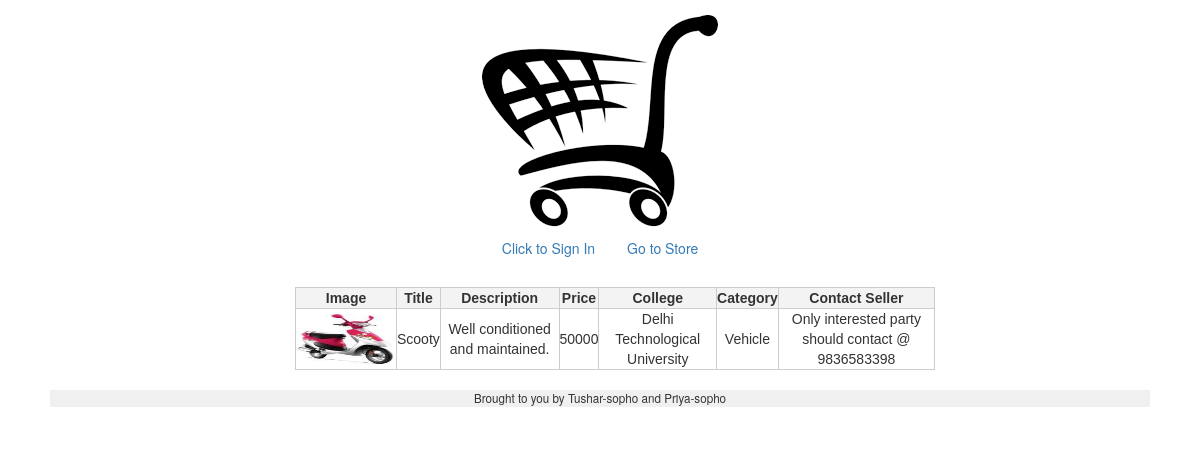
Page /seller.php?id=31 on the committed database.
### tables this page shows
CREATE TABLE IF NOT EXISTS `Item` (
  `I_id` int(11) NOT NULL AUTO_INCREMENT,
  `Title` varchar(50) NOT NULL,
  `Description` varchar(200) NOT NULL,
  `Uid` int(11) NOT NULL,
  `Ca_id` int(11) NOT NULL,
  `Contact` varchar(150) NOT NULL,
  `Price` mediumint(9) NOT NULL COMMENT 'If price =0 => for donation',
  `Image` varchar(100) NOT NULL,
  PRIMARY KEY (`I_id`)
);

CREATE TABLE IF NOT EXISTS `College` (
  `Cid` varchar(10) NOT NULL,
  `Name` varchar(50) NOT NULL,
  PRIMARY KEY (`Cid`)
);

CREATE TABLE IF NOT EXISTS `Category` (
  `Ca_id` int(11) NOT NULL AUTO_INCREMENT,
  `Cname` varchar(20) NOT NULL,
  PRIMARY KEY (`Ca_id`),
  UNIQUE KEY `Cname` (`Cname`)
);

### views/seller.php (the view, shortened to what this page needs)
   <div class="container">
    <table style="margin-left:auto; margin-right:auto; color: #333; font-family: Helvetica, Arial, sans-serif; width: 640px; border-collapse:collapse; border-spacing: 0;" >
            <tr>
                <th style="border: 1px solid #CCC; background: #F3F3F3; font-weight: bold; text-align:center;">Image</th>
                <th style="border: 1px solid #CCC; background: #F3F3F3; font-weight: bold; text-align:center;">Title</th>
                <th style="border: 1px solid #CCC; background: #F3F3F3; font-weight: bold; text-align:center;">Description</th>
                <th style="border: 1px solid #CCC; background: #F3F3F3; font-weight: bold; text-align:center;">Price</th>
                <th style="border: 1px solid #CCC; background: #F3F3F3; font-weight: bold; text-align:center;">College</th>
                <th style="border: 1px solid #CCC; background: #F3F3F3; font-weight: bold; text-align:center;">Category</th>
                <th style="border: 1px solid #CCC; background: #F3F3F3; font-weight: bold; text-align:center;">Contact Seller</th>
            </tr>
            <?php while ($r = mysql_fetch_assoc($rows)): ?>
              <?php
                  $uid = $r["Uid"];
                  $ca_id = $r["Ca_id"];
                  $query1="Select Name FROM College where Cid = ( SELECT Cid from Account where UID = '$uid')";
                  $query2= "Select Cname FROM Category where Ca_id = $ca_id";
                  ?>
                   <tr>
                    <td style="border: 1px solid #CCC;"><?= "<img src=\"".$r["Image"]."\" width=100px height=50px >" ?> </td>
                    <td style="border: 1px solid #CCC;"><?= $r["Title"] ?></td>
                    <td style="border: 1px solid #CCC;"><?= $r["Description"] ?></td>
                    <td style="border: 1px solid #CCC;"><?= $r["Price"] ?></td>
                    <td style="border: 1px solid #CCC;"><?php $name = mysql_query($query1);
                      $clg= mysql_fetch_assoc($name);
                      echo $clg["Name"];
                      ?></td>
                    <td style="border: 1px solid #CCC;"><?php $name = mysql_query($query2);
                      $ctg= mysql_fetch_assoc($name);
                      echo $ctg["Cname"];
                      ?></td>
                    <td style="border: 1px solid #CCC;"><?= $r["Contact"] ?></td>
                </tr>
            <?php endwhile ?>
    </table>
</div>

### html/css/styles.css (style rules this page uses)
.container { margin-left: auto; margin-right: auto; text-align: center; }

### rows in the picture
item: Image (picture), Title "Scooty", Description "Well conditioned and maintained.", Price "50000", college.Name "Delhi Technological University", Ca.Cname "Vehicle", Contact "Only interested party should contact @ 9836583398"
